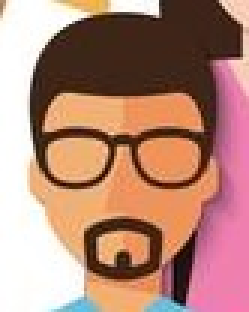
#> input picture testTemp.jpg, 83 x 104 px (shown 3 times larger)
$ python image_recog.py
#> lines starting #> are read from the running program, lines starting #| are printed output that depends on the picture; long printed decimals are rounded
import cv2
from matplotlib import pyplot as plt

# Match func; enable popup for visual feedback
def template_match(template, image, popup = True):
#> called with template = 'testTemp.jpg', image = 'testImg.jpg', popup = True
    template_img = cv2.imread(template)
#> template_img is the input picture: shape (104, 83, 3); mean B, G, R 119.3, 134.8, 180
    img = cv2.imread(image)
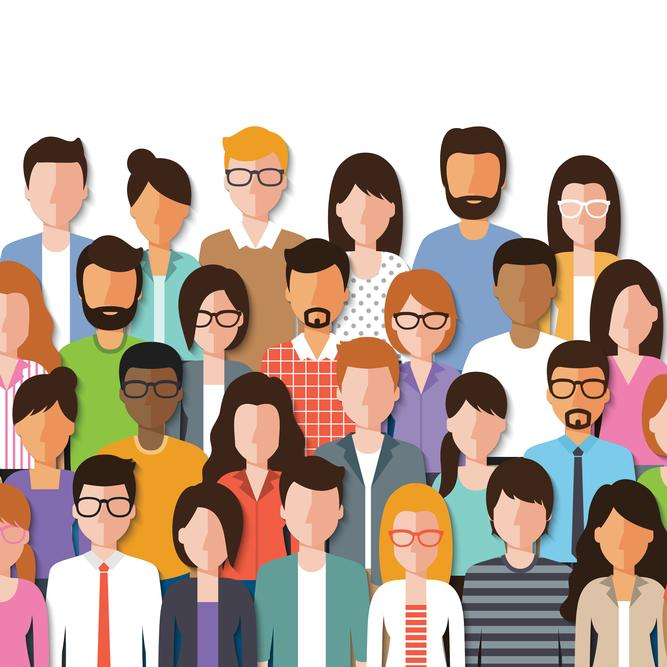
#> input picture testImg.jpg, 667 x 667 px
#> img is the input picture: shape (667, 667, 3); mean B, G, R 160.5, 172.5, 191.8
    w, h = template_img.shape[:-1]
#> w = 104; h = 83
    # Comparison Method
    method = eval('cv2.TM_CCOEFF_NORMED') # All comparison methods: TM_CCOEFF_NORMED; TM_SQDIFF; TM_SQDIFF_NORMED

    while True:
        res = cv2.matchTemplate(template_img, img, method)
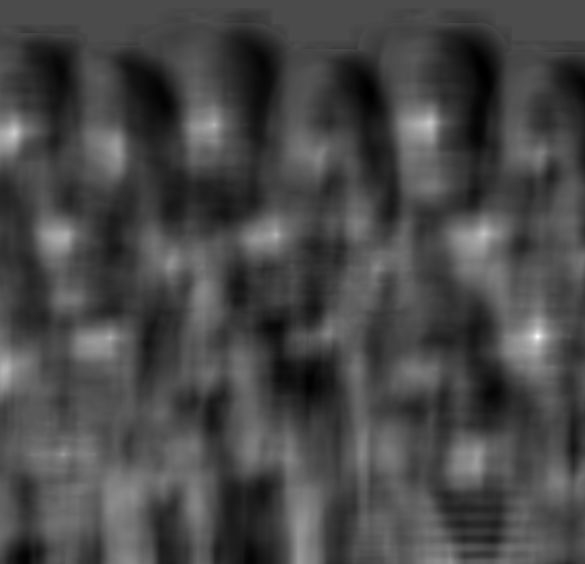
#> res: shape (564, 585) float32; min -0.422, max 0.999, mean -0.0188; drawn with min black and max white
        _, max_val, _, max_loc = cv2.minMaxLoc(res)
#> max_val = 0.999; max_loc = (537, 336)
        # Threshold for match
        threshold = 0.9
        print(max_loc, max_val)
#| (537, 336) 0.9993
        if max_val < threshold:
            print("Match not found")
            return None, None
        else:
            # If the method is TM_SQDIFF or TM_SQDIFF_NORMED, take minimum
            top_left = max_loc
#> top_left = (537, 336)
            # Find Center
            templateCenter = (top_left[0] + w/2, top_left[1] + h/2)
#> templateCenter = (589, 377.5)
            # Deprecated Var
            offset = (top_left[0] + w/2 + 150, top_left[1] + h/2 + 200)
#> offset = (739, 577.5)
            if popup:
                if templateCenter:
                    print("Match found")
                    plt.subplot(121),plt.imshow(res)
                    plt.title('Matching Result'), plt.xticks([]), plt.yticks([])
                    plt.subplot(122),plt.imshow(img)
                    plt.title('Detected Point'), plt.xticks([]), plt.yticks([])
                    plt.suptitle(method)
                    plt.show()
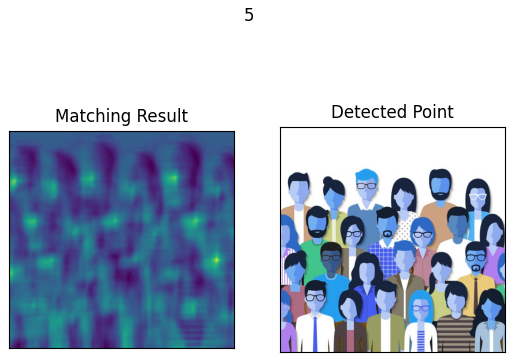
#> figure drawn by matplotlib, 2 panels; B, G, R data is drawn as R, G, B
            return templateCenter, img, offset

Test = template_match("testTemp.jpg","testImg.jpg") #Popup value is already set to True
